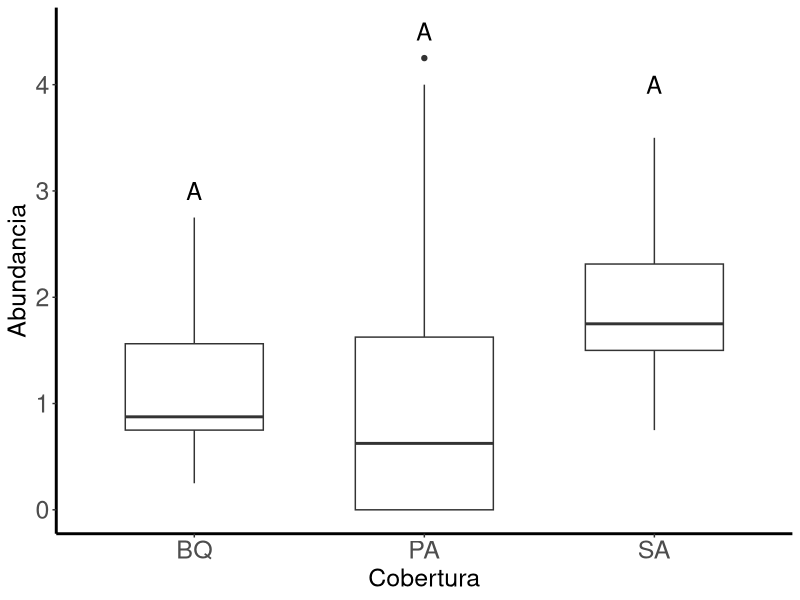
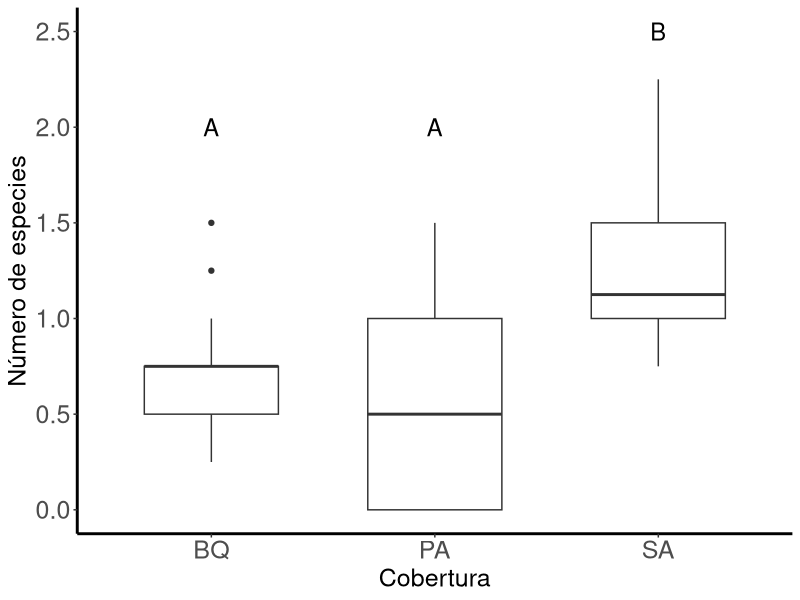

These figures' R source, in order: (Note: this script raises an error after producing the figures.)
library(ggplot2) # Create Elegant Data Visualisations Using the Grammar of Graphics CRAN v3.5.0
library(cowplot) # Streamlined Plot Theme and Plot Annotations for 'ggplot2' CRAN v1.1.3
library(ggrepel) # Automatically Position Non-Overlapping Text Labels with 'ggplot2' CRAN v0.9.5

o <- read.csv("GLM_Copros.csv", header = T, sep = ";")
o <- read.csv("GLM_Mariposas.csv", header = T, sep = ";")
o <- read.csv("GLM_Abejas.csv", header = T, sep = ";")

o$Cobertura <- factor(o$Cobertura,
                      levels = c("BQ", "PA", "SA"), ordered = TRUE)

# Plot (A) Abundancia ---------------------------------------------------------
a2 <- ggplot(o, aes(x = Cobertura, y = Abundancia))+
        geom_boxplot(width = 0.6)+
        theme(axis.title.x = element_blank())+
        theme(axis.text.x = element_blank())+
        scale_y_continuous("Abundancia")+
        theme(axis.text.x = element_text(size = 18))+
        theme(axis.title.x = element_text(size = 18))+
        theme(axis.text.y = element_text(size = 18))+
        theme(axis.title.y = element_text(size = 18))+
        theme(panel.border = element_blank(), panel.grid.major = element_blank(),
              panel.grid.minor = element_blank(), 
              axis.line = element_line(colour = "black", size = 1))+
        theme(panel.background = element_blank())+ 
        theme(legend.position = "none")+ 
        annotate("text", label = "A", size = 6, x = 1, y = 3)+
        annotate("text", label = "A", size = 6, x = 2, y = 4.5)+
        annotate("text", label = "A", size = 6, x = 3, y = 4)
a2

# Plot (B) Especies -----------------------------------------------------------
b2 <- ggplot(o, aes(x = Cobertura, y = Especies))+
        geom_boxplot(width = 0.6)+
        theme(axis.title.x = element_blank())+
        theme(axis.text.x = element_blank())+
        scale_y_continuous("Número de especies")+
        theme(axis.text.x = element_text(size = 18))+
        theme(axis.title.x = element_text(size = 18))+
        theme(axis.text.y = element_text(size = 18))+
        theme(axis.title.y = element_text(size = 18))+
        theme(panel.border = element_blank(), panel.grid.major = element_blank(),
              panel.grid.minor = element_blank(), 
              axis.line = element_line(colour = "black", linewidth = 1))+
        theme(panel.background = element_blank())+ 
        theme(legend.position = "none")+ 
        annotate("text", label = "A", size = 6, x = 1, y = 2)+
        annotate("text", label = "A", size = 6, x = 2, y = 2)+
        annotate("text", label = "B", size = 6, x = 3, y = 2.5)
b2

# Plot (C) Longitud --------------------------------------------------------
ca2 <- ggplot(o, aes(x = Cobertura, y = Longitud))+
  geom_boxplot(width = 0.6)+
  theme(axis.title.x = element_blank())+
  scale_y_continuous("Longitud ponderada (mm)")+
  theme(axis.text.x = element_text(size = 18))+
  theme(axis.title.x = element_text(size = 18))+
  theme(axis.text.y = element_text(size = 18))+
  theme(axis.title.y = element_text(size = 18))+
  theme(panel.border = element_blank(), panel.grid.major = element_blank(),
        panel.grid.minor = element_blank(), 
        axis.line = element_line(colour = "black", size = 1))+
  theme(panel.background = element_blank())+ 
  theme(legend.position = "none")+ 
  annotate("text", label = "A", size = 6, x = 1, y = 18)+
  annotate("text", label = "A", size = 6, x = 2, y = 20)+
  annotate("text", label = "B", size = 6, x = 3, y = 12)
ca2

# Plot (D) Biomasa -------------------------------------------------------
d2 <- ggplot(o, aes(x = Cobertura, y = Biomasa))+
  geom_boxplot(width = 0.6)+
  theme(axis.title.x = element_blank())+
  theme(axis.text.x = element_blank())+
  scale_y_continuous("Biomasa total (g)")+
  theme(axis.text.x = element_text(size = 18))+
  theme(axis.title.x = element_text(size = 18))+
  theme(axis.text.y = element_text(size = 18))+
  theme(axis.title.y = element_text(size = 18))+
  theme(panel.border = element_blank(), panel.grid.major = element_blank(),
        panel.grid.minor = element_blank(), 
        axis.line = element_line(colour = "black", size = 1))+
  theme(panel.background = element_blank())+ 
  theme(legend.position = "none")+ 
  annotate("text", label = "A", size = 6, x = 1, y = 16)+
  annotate("text", label = "B", size = 6, x = 2, y = 4)+
  annotate("text", label = "B", size = 6, x = 3, y = 5)
d2

# Plots -------------------------------------------------------------------

##generate multiple plot
final_plot2 <- plot_grid(a2, b2, ca2, d2,
                        labels=c('A', 'B', 'C', 'D'),
                        align='vh', ncol = 2, nrow = 2)
png("grafica2.png", width = 1800, height = 1800, res = 130)
print(final_plot2)
dev.off()


